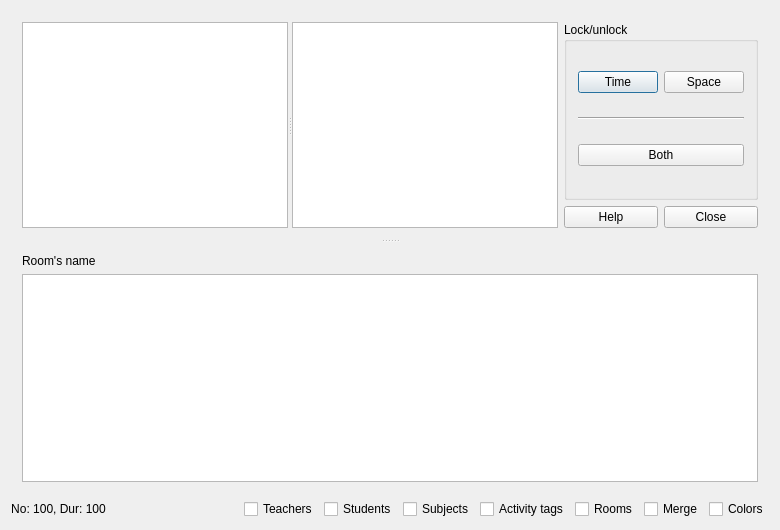
<?xml version="1.0" encoding="UTF-8"?>
<ui version="4.0">
 <class>TimetableViewRoomsDaysVerticalForm_template</class>
 <widget class="QDialog" name="TimetableViewRoomsDaysVerticalForm_template">
  <property name="geometry">
   <rect>
    <x>0</x>
    <y>0</y>
    <width>780</width>
    <height>530</height>
   </rect>
  </property>
  <property name="windowTitle">
   <string extracomment="Title of dialog">View rooms days vertical timetable</string>
  </property>
  <layout class="QGridLayout" name="gridLayout_2">
   <item row="0" column="0">
    <widget class="QSplitter" name="horizontalSplitter">
     <property name="orientation">
      <enum>Qt::Orientation::Vertical</enum>
     </property>
     <widget class="QWidget" name="layoutWidget">
      <layout class="QHBoxLayout" name="horizontalLayout_3">
       <item>
        <widget class="QSplitter" name="verticalSplitter">
         <property name="orientation">
          <enum>Qt::Orientation::Horizontal</enum>
         </property>
         <widget class="QListWidget" name="roomsListWidget"/>
         <widget class="QTextEdit" name="detailsTextEdit"/>
        </widget>
       </item>
       <item>
        <layout class="QVBoxLayout" name="verticalLayout_2">
         <item>
          <widget class="QGroupBox" name="groupBox">
           <property name="title">
            <string extracomment="This is a group box for locking/unlocking buttons">Lock/unlock</string>
           </property>
           <layout class="QGridLayout" name="gridLayout">
            <item row="0" column="0">
             <layout class="QHBoxLayout" name="horizontalLayout_2">
              <item>
               <widget class="QPushButton" name="lockTimePushButton">
                <property name="text">
                 <string extracomment="This is a button in a timetable view dialog (There are 3 buttons in total, user can toggle locked/unlocked time, space or both).">Time</string>
                </property>
               </widget>
              </item>
              <item>
               <widget class="QPushButton" name="lockSpacePushButton">
                <property name="text">
                 <string extracomment="This is a button in a timetable view dialog (There are 3 buttons in total, user can toggle locked/unlocked time, space or both).">Space</string>
                </property>
               </widget>
              </item>
             </layout>
            </item>
            <item row="2" column="0">
             <widget class="QPushButton" name="lockTimeSpacePushButton">
              <property name="text">
               <string extracomment="This is a button in a timetable view dialog (There are 3 buttons in total, user can toggle locked/unlocked time, space or both).">Both</string>
              </property>
              <property name="shortcut">
               <string/>
              </property>
             </widget>
            </item>
            <item row="1" column="0">
             <widget class="Line" name="line">
              <property name="orientation">
               <enum>Qt::Orientation::Horizontal</enum>
              </property>
             </widget>
            </item>
           </layout>
          </widget>
         </item>
         <item>
          <layout class="QHBoxLayout" name="horizontalLayout">
           <item>
            <widget class="QPushButton" name="helpPushButton">
             <property name="text">
              <string>Help</string>
             </property>
            </widget>
           </item>
           <item>
            <widget class="QPushButton" name="closePushButton">
             <property name="text">
              <string>Close</string>
             </property>
            </widget>
           </item>
          </layout>
         </item>
        </layout>
       </item>
      </layout>
     </widget>
     <widget class="QWidget" name="layoutWidget2">
      <layout class="QVBoxLayout" name="verticalLayout">
       <item>
        <widget class="QLabel" name="roomNameTextLabel">
         <property name="sizePolicy">
          <sizepolicy hsizetype="Minimum" vsizetype="Minimum">
           <horstretch>0</horstretch>
           <verstretch>0</verstretch>
          </sizepolicy>
         </property>
         <property name="text">
          <string>Room's name</string>
         </property>
         <property name="wordWrap">
          <bool>true</bool>
         </property>
        </widget>
       </item>
       <item>
        <widget class="QTableWidget" name="roomsTimetableTable"/>
       </item>
      </layout>
     </widget>
    </widget>
   </item>
   <item row="1" column="0">
    <layout class="QHBoxLayout" name="horizontalLayout_4">
     <item>
      <widget class="QLabel" name="numberAndDurationTextLabel">
       <property name="text">
        <string notr="true">No: 100, Dur: 100</string>
       </property>
       <property name="alignment">
        <set>Qt::AlignmentFlag::AlignCenter</set>
       </property>
       <property name="wordWrap">
        <bool>false</bool>
       </property>
      </widget>
     </item>
     <item>
      <spacer name="horizontalSpacer">
       <property name="orientation">
        <enum>Qt::Orientation::Horizontal</enum>
       </property>
       <property name="sizeHint" stdset="0">
        <size>
         <width>40</width>
         <height>20</height>
        </size>
       </property>
      </spacer>
     </item>
     <item>
      <widget class="QCheckBox" name="teachersCheckBox">
       <property name="text">
        <string>Teachers</string>
       </property>
      </widget>
     </item>
     <item>
      <widget class="QCheckBox" name="studentsCheckBox">
       <property name="text">
        <string>Students</string>
       </property>
      </widget>
     </item>
     <item>
      <widget class="QCheckBox" name="subjectsCheckBox">
       <property name="text">
        <string>Subjects</string>
       </property>
      </widget>
     </item>
     <item>
      <widget class="QCheckBox" name="activityTagsCheckBox">
       <property name="text">
        <string>Activity tags</string>
       </property>
      </widget>
     </item>
     <item>
      <widget class="QCheckBox" name="roomsCheckBox">
       <property name="text">
        <string>Rooms</string>
       </property>
      </widget>
     </item>
     <item>
      <widget class="QCheckBox" name="spanCheckBox">
       <property name="text">
        <string extracomment="It means that the cells for the same activity will be merged.">Merge</string>
       </property>
      </widget>
     </item>
     <item>
      <widget class="QCheckBox" name="colorsCheckBox">
       <property name="text">
        <string extracomment="It means to use colors in the timetable view.">Colors</string>
       </property>
      </widget>
     </item>
    </layout>
   </item>
  </layout>
 </widget>
 <layoutdefault spacing="6" margin="11"/>
 <resources/>
 <connections/>
</ui>
